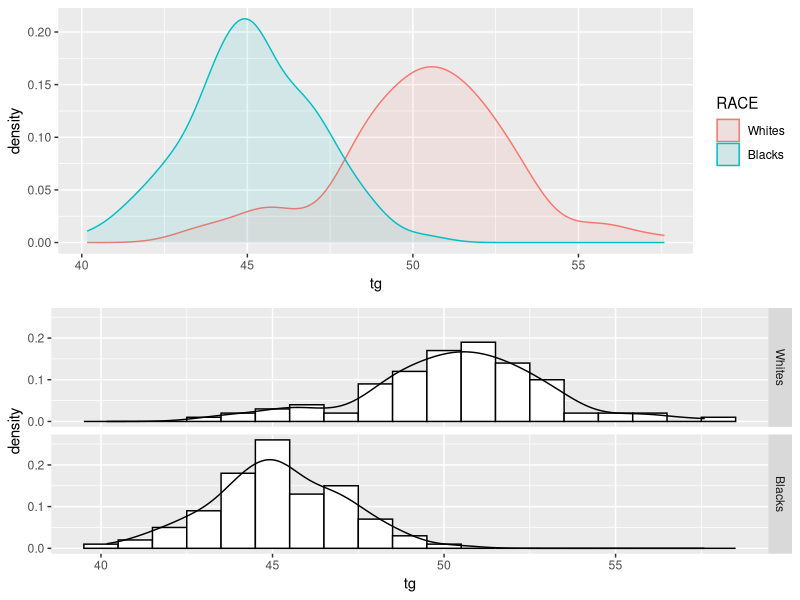

This chart was generated by the following R code:
require(ggplot2)
require(gridExtra)
## data
dat <- data.frame(RACE=c(rep(1,100),rep(2,100)),tg=c(rnorm(100,mean=50,sd=3),rnorm(100,mean=45,sd=2)))
dat$RACE <- factor(dat$RACE); levels(dat$RACE) <- c("Whites","Blacks")

### ggplot
g1 <- ggplot(dat, aes(x=tg,colour=RACE,fill=RACE)) + geom_density(alpha=.1)

g2 <- ggplot(dat, aes(x=tg,cex.lab=3)) + geom_histogram(aes(y =..density..),binwidth=1, colour="black", fill="white") + 
  geom_density(alpha=.1) + facet_grid(RACE ~ .)

grid.arrange(g1, g2, nrow=2, ncol=1)
